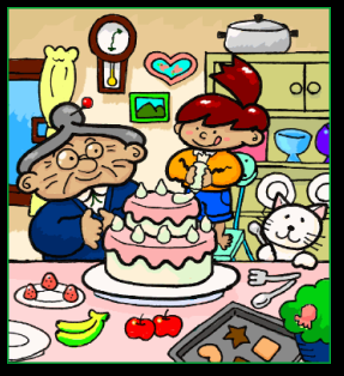
#> input picture Material/retrato_1.png, 344 x 376 px, found by its file name
$ python resta_abs.py
#> lines starting #> are read from the running program, lines starting #| are printed output that depends on the picture
import numpy as np
import cv2 as cv

img1 = cv.imread('./Material/retrato_1.png')
#> img1 is the input picture: shape (376, 344, 3); mean B, G, R 112.6, 135, 142.6
img2 = cv.imread('./Material/retrato_2.png')
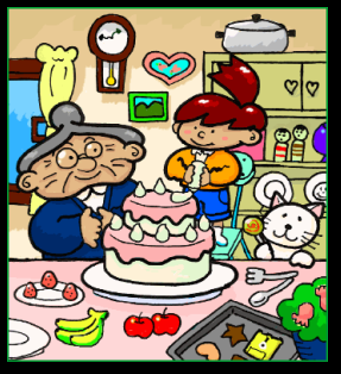
#> input picture Material/retrato_2.png, 341 x 374 px, found by its file name
#> img2 is the input picture: shape (374, 341, 3); mean B, G, R 111.4, 134.9, 143.4

img2 = cv.resize(img2, (img1.shape[1], img1.shape[0]))
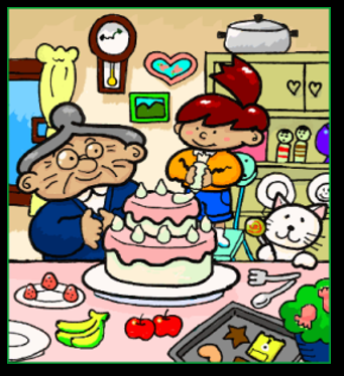
#> img2: shape (376, 344, 3); mean B, G, R 111.3, 134.8, 143.3
img3 = cv.absdiff(img1, img2)
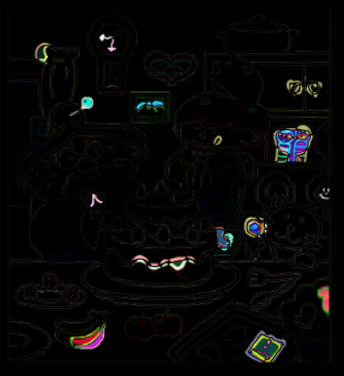
#> img3: shape (376, 344, 3); mean B, G, R 6.4, 7.1, 7.2

print(img1[200,250])
#| [124 210 210]
print(img2[200,250])
#| [124 210 210]
print(img3[200,250])
#| [0 0 0]

cv.imshow('Resultado1', img1)
cv.imshow('Resultado2', img2)
cv.imshow('Resultado3', img3)

cv.waitKey(0)
cv.destroyAllWindows()
